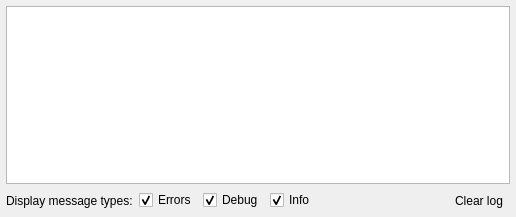
<?xml version="1.0" encoding="UTF-8"?>
<ui version="4.0">
 <author>Einar Uvsløkk, &lt;einar.uvslokk@linux.com&gt;</author>
 <class>LoggerWidget</class>
 <widget class="QWidget" name="LoggerWidget">
  <property name="geometry">
   <rect>
    <x>0</x>
    <y>0</y>
    <width>516</width>
    <height>217</height>
   </rect>
  </property>
  <property name="windowTitle">
   <string/>
  </property>
  <layout class="QVBoxLayout">
   <item>
    <widget class="QTextEdit" name="messageEdit">
     <property name="readOnly">
      <bool>true</bool>
     </property>
     <property name="textInteractionFlags">
      <set>Qt::LinksAccessibleByMouse|Qt::TextSelectableByMouse</set>
     </property>
    </widget>
   </item>
   <item>
    <layout class="QHBoxLayout">
     <item>
      <widget class="QLabel" name="textLabel1">
       <property name="text">
        <string>Display message types:</string>
       </property>
       <property name="wordWrap">
        <bool>false</bool>
       </property>
      </widget>
     </item>
     <item>
      <widget class="QCheckBox" name="errorBox">
       <property name="text">
        <string>Errors</string>
       </property>
       <property name="checked">
        <bool>true</bool>
       </property>
      </widget>
     </item>
     <item>
      <widget class="QCheckBox" name="debugBox">
       <property name="text">
        <string>Debug</string>
       </property>
       <property name="checked">
        <bool>true</bool>
       </property>
      </widget>
     </item>
     <item>
      <widget class="QCheckBox" name="infoBox">
       <property name="text">
        <string>Info</string>
       </property>
       <property name="checked">
        <bool>true</bool>
       </property>
      </widget>
     </item>
     <item>
      <spacer>
       <property name="orientation">
        <enum>Qt::Horizontal</enum>
       </property>
       <property name="sizeType">
        <enum>QSizePolicy::Expanding</enum>
       </property>
       <property name="sizeHint" stdset="0">
        <size>
         <width>141</width>
         <height>21</height>
        </size>
       </property>
      </spacer>
     </item>
     <item>
      <widget class="QToolButton" name="clearButton">
       <property name="toolTip">
        <string>Clear</string>
       </property>
       <property name="text">
        <string>Clear log</string>
       </property>
       <property name="autoRaise">
        <bool>true</bool>
       </property>
      </widget>
     </item>
    </layout>
   </item>
  </layout>
 </widget>
 <layoutdefault spacing="6" margin="6"/>
 <resources/>
 <connections>
  <connection>
   <sender>clearButton</sender>
   <signal>clicked()</signal>
   <receiver>LoggerWidget</receiver>
   <slot>clearLogger()</slot>
   <hints>
    <hint type="sourcelabel">
     <x>471</x>
     <y>205</y>
    </hint>
    <hint type="destinationlabel">
     <x>20</x>
     <y>20</y>
    </hint>
   </hints>
  </connection>
  <connection>
   <sender>debugBox</sender>
   <signal>stateChanged(int)</signal>
   <receiver>LoggerWidget</receiver>
   <slot>rebuildLog()</slot>
   <hints>
    <hint type="sourcelabel">
     <x>213</x>
     <y>196</y>
    </hint>
    <hint type="destinationlabel">
     <x>257</x>
     <y>108</y>
    </hint>
   </hints>
  </connection>
  <connection>
   <sender>errorBox</sender>
   <signal>stateChanged(int)</signal>
   <receiver>LoggerWidget</receiver>
   <slot>rebuildLog()</slot>
   <hints>
    <hint type="sourcelabel">
     <x>154</x>
     <y>196</y>
    </hint>
    <hint type="destinationlabel">
     <x>257</x>
     <y>108</y>
    </hint>
   </hints>
  </connection>
  <connection>
   <sender>infoBox</sender>
   <signal>stateChanged(int)</signal>
   <receiver>LoggerWidget</receiver>
   <slot>rebuildLog()</slot>
   <hints>
    <hint type="sourcelabel">
     <x>268</x>
     <y>196</y>
    </hint>
    <hint type="destinationlabel">
     <x>257</x>
     <y>108</y>
    </hint>
   </hints>
  </connection>
 </connections>
 <slots>
  <slot>rebuildLog()</slot>
 </slots>
</ui>
